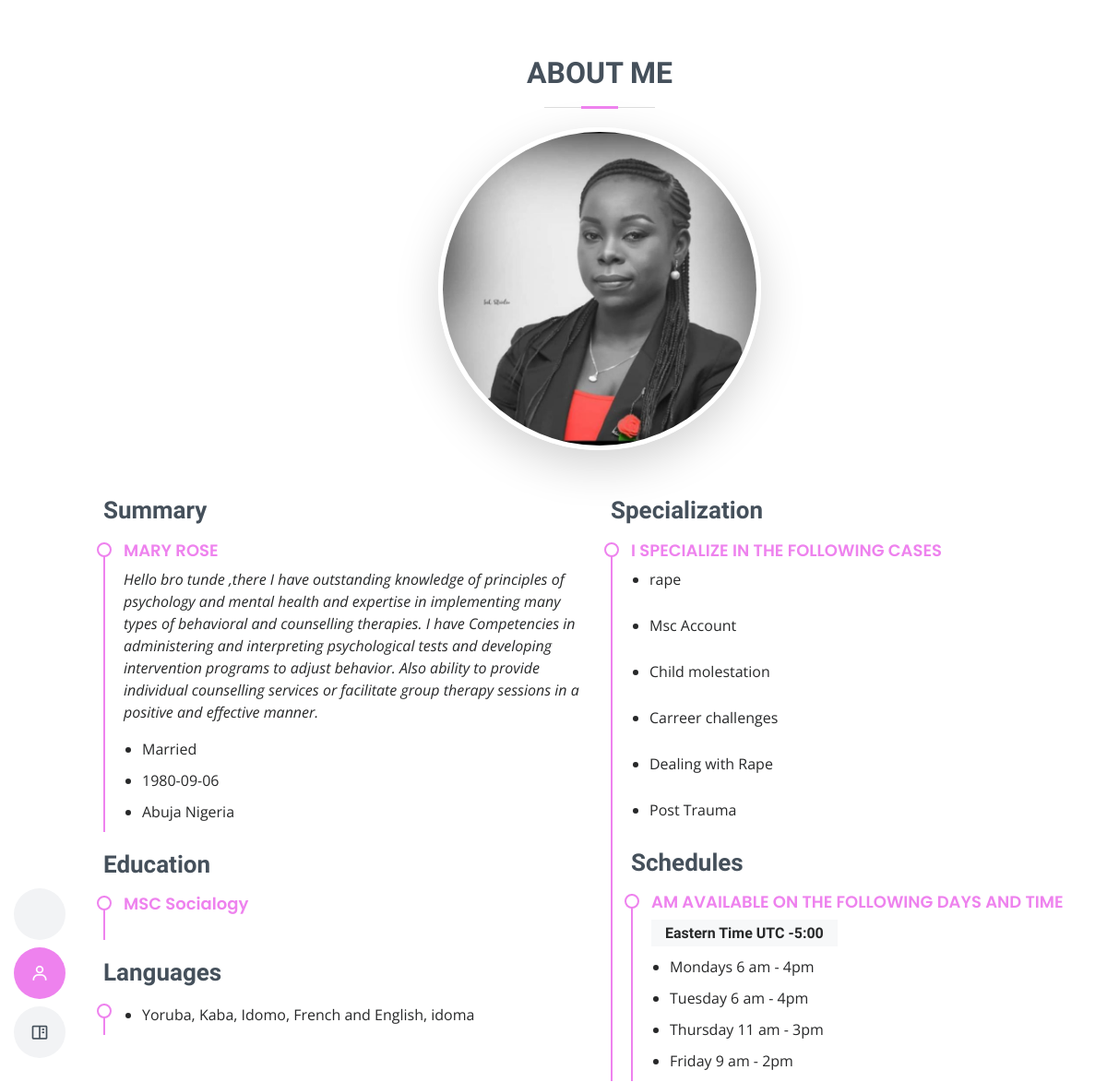
Before: /details/1 (signed in, upper part) with the older database file.
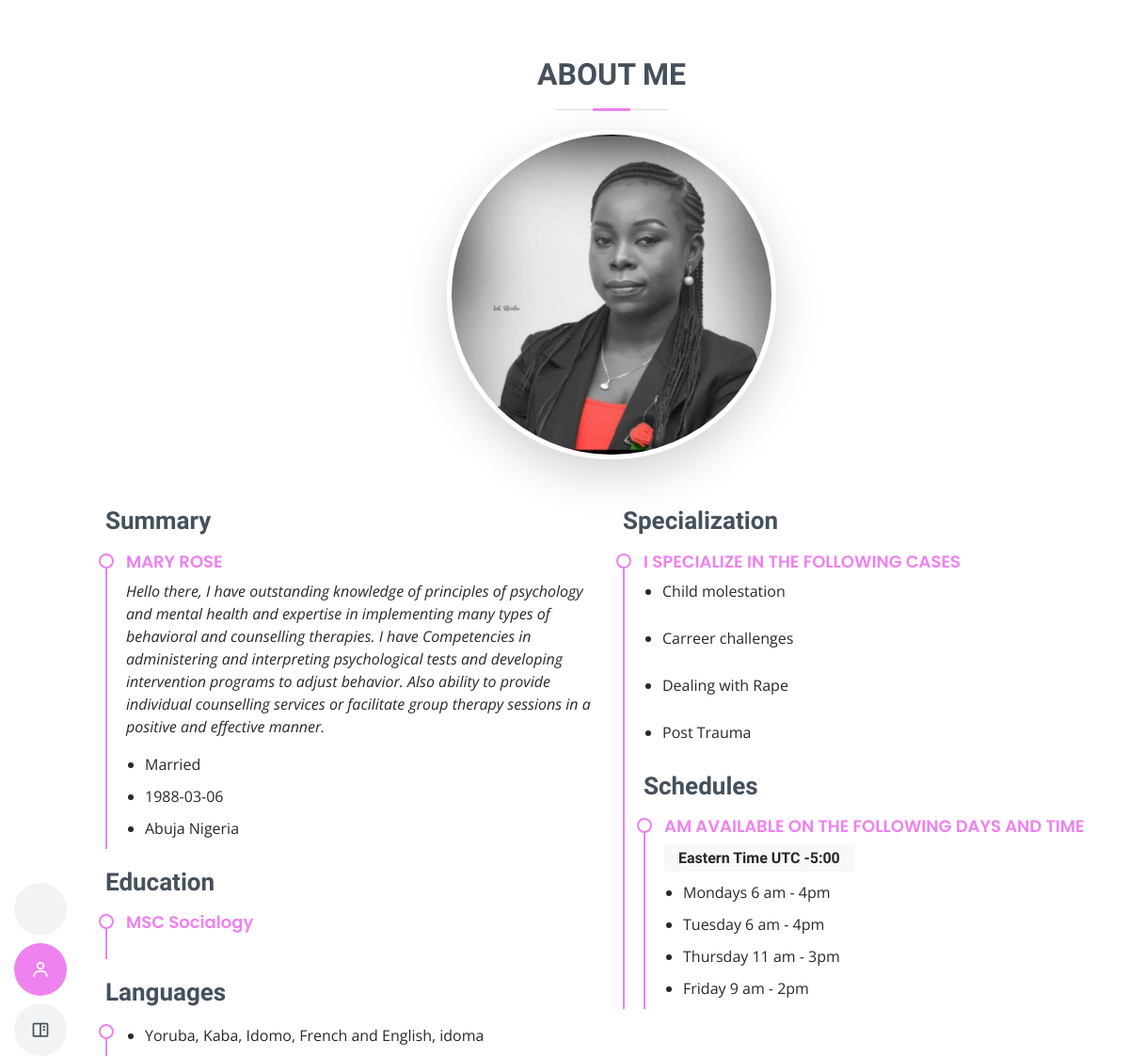
After: the same page with the newer database file.
### fc/models.py (models this page shows)
class Worker(db.Model, UserMixin):
    id = db.Column(db.Integer, primary_key=True)
    fc_id = db.Column(db.String(255), nullable=False)
    name = db.Column(db.String(255), nullable=False)
    email = db.Column(db.String(255), unique=True, nullable=False)
    phone = db.Column(db.String(255), unique=True, nullable=False)
    role = db.Column(db.String(255), nullable=False)
    gender = db.Column(db.String(255), nullable=False)
    date_of_birth =db.Column(db.String(255), nullable=True)
    country = db.Column(db.String(255), nullable=True)
    city = db.Column(db.String(255), nullable=True)
    age = db.Column(db.String(255), nullable=True)
    about = db.Column(db.String(255), nullable=True)
    id_card = db.Column(db.String(255), nullable=True)
    marrital_status = db.Column(db.String(255), nullable=True)
    education = db.Column(db.String(255), nullable=True)
    religion = db.Column(db.String(255), nullable=True)
    languages = db.Column(db.String(255), nullable=True)
    hobbies = db.Column(db.String(255), nullable=True)
    number_of_jobs = db.Column(db.String(255), nullable=True)
    stars = db.Column(db.String(255), nullable=True)
    fc_image = db.Column(db.String(255), nullable=True, default='default.jpg')
    image = db.Column(db.String(255), nullable=True, default='default.jpg')
    completed_at = db.Column(db.DateTime(), default=datetime.utcnow)
    status = db.Column(db.String(255), nullable=True, default= 0)
    active = db.Column(db.Boolean())
    confirmed_at = db.Column(db.DateTime())

class Specialization(db.Model, UserMixin):
    id = db.Column(db.Integer, primary_key=True)
    fc_id = db.Column(db.String(255), nullable=True)
    email = db.Column(db.String(255), nullable=False)
    spec = db.Column(db.String(255),  nullable=False)
    spec_status = db.Column(db.String(255), nullable=True, default= 0)
    completed_at = db.Column(db.DateTime(), default=datetime.utcnow)
    active = db.Column(db.Boolean())
    confirmed_at = db.Column(db.DateTime())

### fc/routes.py (the view)
@app.route('/details/<int:fc_id>')
@login_required
def detail(fc_id):
  worker= Worker.query.get(fc_id)
  specials = Specialization.query.filter_by(email= worker.email).order_by(Specialization.completed_at.desc())
  workers= Worker.query.filter_by(email = worker.email)
  image = url_for('static', filename='user_uploads/' + str(worker.fc_image))
  return render_template('/details.html',  workers = workers, specials = specials, image = image)

### fc/__init__.py (called while the page is built)
@login_manager.user_loader
def load_user(user_id):
	return User.query.get(int(user_id))

### fc/templates/details.html (shortened to what this page needs)
<!DOCTYPE html>
<html lang="en">
<head>
  <link href="/static/profile_style/assets/vendor/aos/aos.css" rel="stylesheet">
  <link href="/static/profile_style/assets/vendor/bootstrap/css/bootstrap.min.css" rel="stylesheet">
  <link href="/static/profile_style/assets/vendor/bootstrap-icons/bootstrap-icons.css" rel="stylesheet">
  <link href="/static/profile_style/assets/vendor/boxicons/css/boxicons.min.css" rel="stylesheet">
  <link href="/static/profile_style/assets/vendor/glightbox/css/glightbox.min.css" rel="stylesheet">
  <link href="/static/profile_style/assets/vendor/swiper/swiper-bundle.min.css" rel="stylesheet">
  <link href="/static/profile_style/assets/css/style.css" rel="stylesheet">
</head>
<body>
  <header id="header" class="d-flex flex-column justify-content-center">
    <nav id="navbar" class="navbar nav-menu">
      <ul>
        <li><a href="{{ url_for('fields') }}" class="nav-link scrollto ">   <span>Home</span></a></li>
        <li><a href="#resume" class="nav-link scrollto active"><i class="bx bx-user"></i> <span>About Me</span></a></li>
        <li><a href="#portfolio" class="nav-link scrollto"><i class="bx bx-book-content"></i> <span>My Services</span></a></li>
      </ul>
    </nav>
  </header>
  <main id="main">
    <section id="resume" class="resume">
      <div class="container" data-aos="fade-up">
        <div class="section-title">
          <h2>About Me</h2>
          <center>
            <img src="{{image}}" class="img-fluid border-5 shadow-lg" alt="" style="width:350px;height:350px; border-radius: 100%; border:10px solid #ffffff">
          </center>
        </div>
         {% if workers %}
{% for worker in workers %}
        <div class="row">
          <div class="col-lg-6">
 <h3 class="resume-title" style="display: flex;">Summary</h3>
            <div class="resume-item pb-0">
              <h4>{{worker.name}}</h4>
              <p><em> {{worker.about}}</em></p>
              <ul>
                <li>{{worker.marrital_status}}</li>
                <li>{{worker.date_of_birth}}</li>
                <li>{{worker.city}} {{worker.country}}</li>
              </ul>
            </div>
            <h3 class="resume-title" style="display: flex;">Education</h3>
            <div class="resume-item">
              <h4><span style="text-transform: initial;">{{worker.education}}</span></h4>
            </div>
            <h3 class="resume-title" style="display: flex;">Languages</h3>
            <div class="resume-item">
              <ul>
                <li>{{worker.languages}}</li>
              </ul>
            </div>
          </div>
          {% endfor %}
          {% endif %}
          <div class="col-lg-6">
           {% if specials.count() > 0 %}
            <h3 class="resume-title" style="display: flex;">Specialization</h3>
            <div class="resume-item">
              <h4>I specialize in the following cases</h4>
              {% for special in specials %}
              <ul>
                <li>{{special.spec}}</li>
              </ul>
              {% endfor %}
            {% endif %}
            <h3 class="resume-title">Schedules</h3>
            <div class="resume-item">
              <h4>Am available on the following days and time</h4>
              <h5>Eastern Time	UTC -5:00</h5>
              <ul>
                <li>Mondays 6 am - 4pm</li>
                <li>Tuesday 6 am - 4pm</li>
                <li>Thursday 11 am - 3pm</li>
                 <li>Friday 9 am - 2pm</li>
              </ul>
            </div>
          </div>
        </div>
      </div>
    </section>
</body>
</html>

### fc/static/profile_style/assets/css/style.css (style rules this page uses)
body { font-family: "Open Sans", sans-serif; color: #272829; }
a { color: violet; text-decoration: none; }
h1, h2, h3, h4, h5, h6 { font-family: "Raleway", sans-serif; }
#header { position: fixed; top: 0; left: 0; bottom: 0; z-index: 9997; transition: all 0.5s; padding: 15px; overflow-y: auto; }
@media (min-width: 992px) { #main { margin-left: 100px; } }
.nav-menu { padding: 0; display: block; }
.nav-menu * { margin: 0; padding: 0; list-style: none; }
.nav-menu > ul > li { position: relative; white-space: nowrap; }
.nav-menu a, .nav-menu a:focus { display: flex; align-items: center; color: #45505b; padding: 10px 18px; margin-bottom: 8px; transition: 0.3s; font-size: 15px; border-radius: 50px; background: #f2f3f5; height: 56px; width: 100%; overflow: hidden; transition: 0.3s; }
.nav-menu a i, .nav-menu a:focus i { font-size: 20px; }
@media (min-width: 992px) { .nav-menu a, .nav-menu a:focus { width: 56px; } }
.nav-menu a:hover, .nav-menu .active, .nav-menu .active:focus, .nav-menu li:hover > a { color: #fff; background: violet; }
section { padding: 60px 0; overflow: hidden; }
.section-title { text-align: center; padding-bottom: 30px; }
.section-title h2 { font-size: 32px; font-weight: bold; text-transform: uppercase; margin-bottom: 20px; padding-bottom: 20px; position: relative; color: #45505b; }
.section-title h2::before { content: ''; position: absolute; display: block; width: 120px; height: 1px; background: #ddd; bottom: 1px; left: calc(50% - 60px); }
.section-title h2::after { content: ''; position: absolute; display: block; width: 40px; height: 3px; background: violet; bottom: 0; left: calc(50% - 20px); }
.resume .resume-title { font-size: 26px; font-weight: 700; margin-top: 20px; margin-bottom: 20px; color: #45505b; }
.resume .resume-item { padding: 0 0 20px 20px; margin-top: -2px; border-left: 2px solid violet; position: relative; }
.resume .resume-item h4 { line-height: 18px; font-size: 18px; font-weight: 600; text-transform: uppercase; font-family: "Poppins", sans-serif; color: violet; margin-bottom: 10px; }
.resume .resume-item h5 { font-size: 16px; background: #f7f8f9; padding: 5px 15px; display: inline-block; font-weight: 600; margin-bottom: 10px; }
.resume .resume-item ul { padding-left: 20px; }
.resume .resume-item ul li { padding-bottom: 10px; }
.resume .resume-item:last-child { padding-bottom: 0; }
.resume .resume-item::before { content: ""; position: absolute; width: 16px; height: 16px; border-radius: 50px; left: -9px; top: 0; background: #fff; border: 2px solid violet; }

Changed rows visible on the page:
removed Specialization: spec "rape"
removed Specialization: spec "Msc Account"
changed Worker "MARY ROSE": about "Hello bro tunde ,there I have outstanding knowledge…" → "Hello there, I have outstanding knowledge…"; date_of_birth "1980-09-06" → "1988-03-06"
